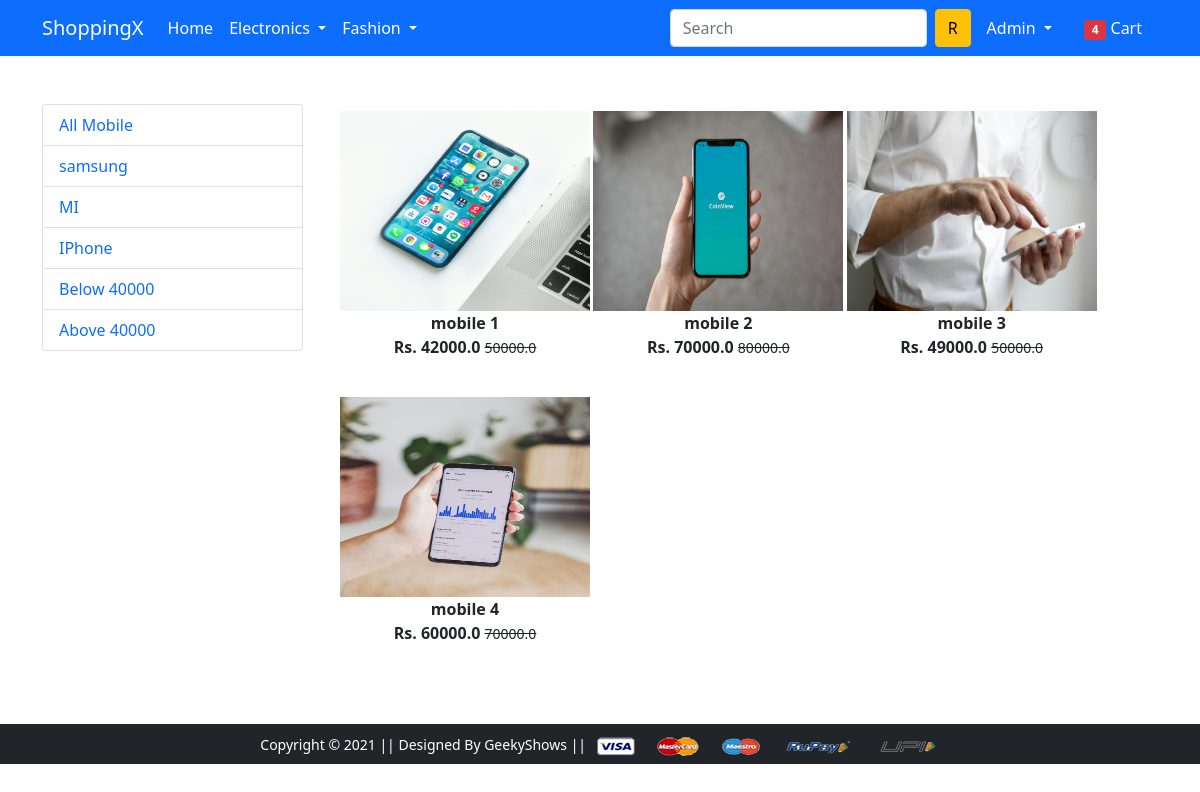
/mobile/above (signed in), run on the app's committed database.
### app/models.py (models this page shows, shortened)
class Product(models.Model):
    title = models.CharField(max_length=100)
    selling_price = models.FloatField()
    discounted_price = models.FloatField()
    description = models.TextField()
    brand = models.CharField(max_length=100)
    category = models.CharField(choices=CATEGORY_CHOICES, max_length=2)
    product_image = models.ImageField(upload_to='productimg')

### app/views.py (the view)
# urls.py: path('mobile/', views.mobile, name='mobile'),
def mobile(request, data=None):
  if data == None:
   mobiles = Product.objects.filter(category='M')
  elif data == 'samsung' or data == 'MI' or data == 'IPhone':
   mobiles = Product.objects.filter(category="M").filter(brand=data)
  elif data == 'below':
   mobiles = Product.objects.filter(category="M").filter(discounted_price__lt=40000)
  elif data == 'above':
   mobiles = Product.objects.filter(category="M").filter(discounted_price__gt=40000)
  return render(request, 'app/mobile.html', {'mobiles': mobiles})

### app/templates/app/mobile.html (shortened to what this page needs)
{% extends 'app/base.html' %}
{% load static %}
{% block main-content %}
<div class="container my-5">
 <div class="row">
  <div class="col-sm-3">
    <div class="list-group">
        <a href="{% url 'mobile' %}" class="list-group-item list-grou-item-action" aria-current="true">All Mobile</a>
        <a href="{% url 'mobiledata' 'samsung' %}" class="list-group-item list-grou-item-action" aria-current="true">samsung</a>
        <a href="{% url 'mobiledata' 'MI' %}" class="list-group-item list-grou-item-action" aria-current="true">MI</a>
         <a href="{% url 'mobiledata' 'IPhone' %}" class="list-group-item list-grou-item-action" aria-current="true">IPhone</a>
         <a href="{% url 'mobiledata' 'below' %}" class="list-group-item list-grou-item-action" aria-current="true">Below 40000</a>
         <a href="{% url 'mobiledata' 'above' %}" class="list-group-item list-grou-item-action" aria-current="true">Above 40000</a>
    </div>
  </div>
  <div class="col-sm-8">
   <div class="row">
    {% for product in mobiles %}
    <div class="col-sm-4 text-center mb-4">
        <a href="{% url 'product-detail' product.id %}" class="btn">
            <div class="item">
                <img src="{{product.product_image.url}}" alt="img" height="200" width="250">
                <div class="fw-bold">{{product.title}}</div>
                <div class="fw-bold">Rs. {{product.discounted_price}} <small class="fw-light text-decoration-line-through">{{product.selling_price}}</small></div>
            </div>
        </a>
    </div>
    {% endfor %}
   </div>
  </div>
 </div>
</div>
{% endblock main-content %}

### app/templates/app/base.html (shortened to what this page needs)
<!doctype html>
{% load static %}
<html lang="en">
  <head>
    <link href="https://cdn.jsdelivr.net/npm/bootstrap@5.0.0-beta1/dist/css/bootstrap.min.css" rel="stylesheet">
    <link rel="stylesheet" href="{% static 'app/css/owl.carousel.min.css' %}">
    <link rel="stylesheet" href="{% static 'app/css/all.min.css' %}">
    <link rel="stylesheet" href="{% static 'app/css/style.css' %}">
  </head>
  <body>
    <nav class="navbar navbar-expand-lg navbar-dark bg-primary">
     <div class="container">
       <a class="navbar-brand" href="/">ShoppingX</a>
       <div class="collapse navbar-collapse" id="navbarSupportedContent">
         <ul class="navbar-nav me-auto mb-2 mb-lg-0">
           <li class="nav-item">
             <a class="nav-link active" aria-current="page" href="/">Home</a>
           </li>
           <li class="nav-item dropdown">
             <a class="nav-link dropdown-toggle text-white" href="#" id="electronicsDropdown" role="button" data-bs-toggle="dropdown" aria-expanded="false">
               Electronics
             </a>
           </li>
           <li class="nav-item dropdown">
             <a class="nav-link dropdown-toggle text-white" href="#" id="fashionDropdown" role="button" data-bs-toggle="dropdown" aria-expanded="false">
               Fashion
             </a>
           </li>
         </ul>
         <form class="d-flex">
           <input class="form-control me-2" type="search" placeholder="Search" aria-label="Search">
           <button class="btn btn-warning" type="submit">R</button>
         </form>
         <div>
          <ul class="navbar-nav me-auto mb-2 mb-lg-0">
            {% if request.user.is_authenticated %}
           <li class="nav-item dropdown mx-2">
              <a class="nav-link dropdown-toggle text-white" href="#" id="profileDropdown" role="button" data-bs-toggle="dropdown" aria-expanded="false">
               {{request.user.username|capfirst}}
              </a>
            </li>
            <li class="nav-item mx-2">
             <a href="{% url 'showcart' %}" class="nav-link text-white"><span class="badge bg-danger">4</span> Cart </a>
            </li>
            {% endif %}
          </ul>
         </div>
       </div>
     </div>
    </nav>
    {% block main-content %} {% endblock main-content %}
    <footer class="container-fluid bg-dark text-center p-2 mt-5">
        <small class="text-white">Copyright &copy; 2021 || Designed By GeekyShows || </small>
        <img src="{% static 'app/images/payment.png' %}" alt="" srcset="" class="img-fluid" height="2px">
    </footer>
  </body>
</html>

### data on the page
Product: product_image (picture), title "mobile 1", discounted_price "42000.0", selling_price "50000.0"
Product: product_image (picture), title "mobile 2", discounted_price "70000.0", selling_price "80000.0"
Product: product_image (picture), title "mobile 3", discounted_price "49000.0", selling_price "50000.0"
Product: product_image (picture), title "mobile 4", discounted_price "60000.0", selling_price "70000.0"

### other printed values
{{ request.user.username|capfirst }} "Admin"
